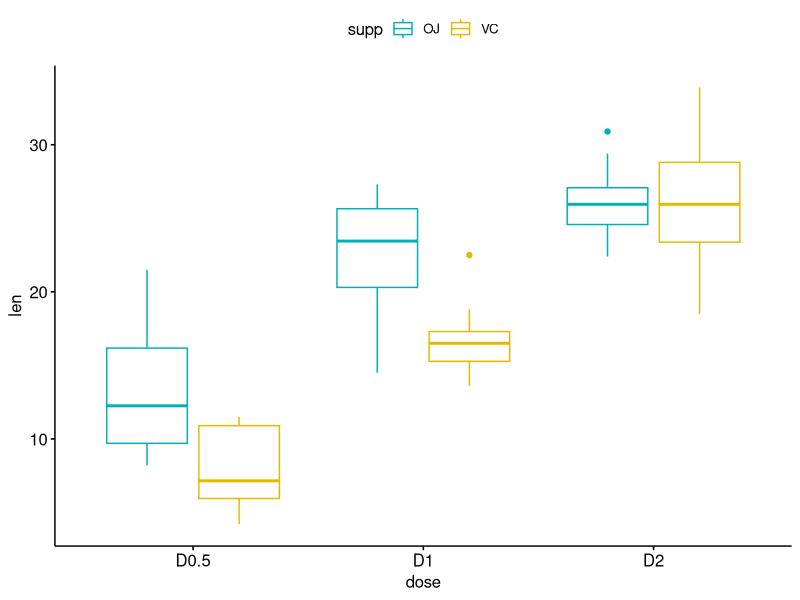
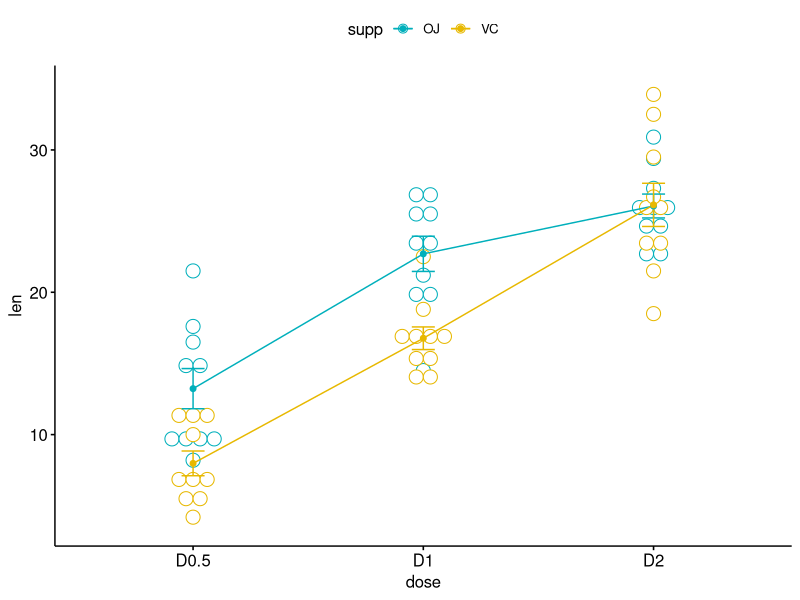
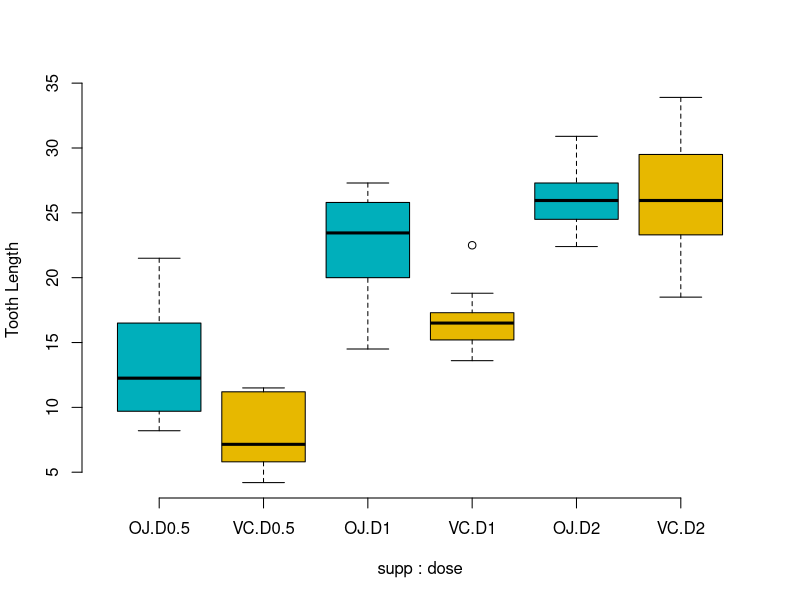
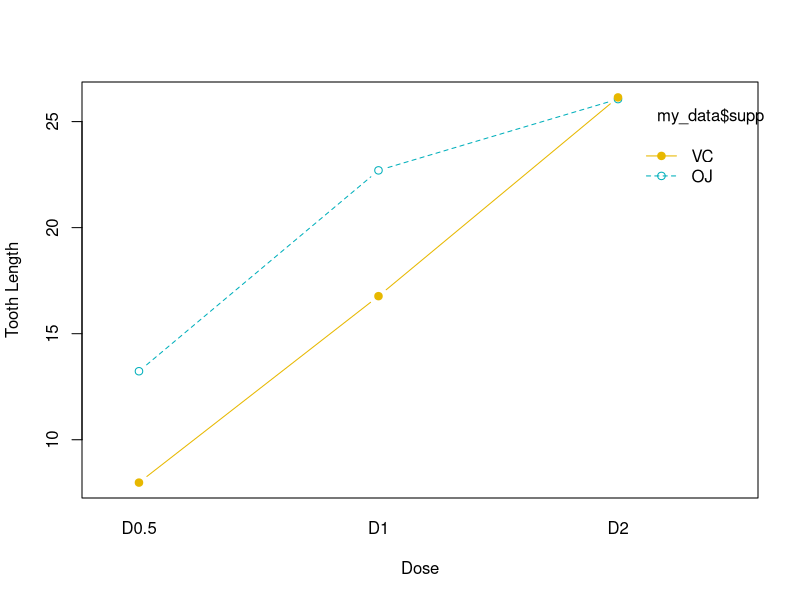

Source code (R) for these figures, in order:
## Import data to R

## If .txt tab file, use this
# my_data <- read.delim(file.choose())
## Or, if .csv file, use this
# my_data <- read.csv(file.choose())


## use the built-in R data set named ToothGrowth. It contains data from a study evaluating 
## the effect of vitamin C on tooth growth in Guinea pigs. The experiment has been performed 
## on 60 pigs, where each animal received one of three dose levels of vitamin C (0.5, 1, and 2 mg/day)
## by one of two delivery methods, (orange juice or ascorbic acid (a form of vitamin C and coded as VC).
## Tooth length was measured and a sample of the data is shown below.

## Store the data in the variable my_data
my_data <- ToothGrowth

## To get an idea of what the data look like, we display a random sample of the data using the function: 
## sample_n()[in dplyr package].
# install.packages("dplyr")

## Show a random sample
set.seed(1234)
dplyr::sample_n(my_data, 10)

## Check the structure
str(my_data)

## Convert dose as a factor and recode the levels as "D0.5", "D1", "D2"
my_data$dose <- factor(my_data$dose, 
                       levels = c(0.5, 1, 2),
                       labels = c("D0.5", "D1", "D2"))

## Display the beginning of the data table
head(my_data)

## Generate frequency table
table(my_data$supp, my_data$dose)


## Visualize the data

## Install for an easy ggplot2-based data visualization
# if(!require(devtools)) install.packages("devtools")
# devtools::install_github("kassambara/ggpubr")


# Box plot with multiple groups
# +++++++++++++++++++++
# Plot tooth length ("len") by groups ("dose")
# Color box plot by a second group: "supp"
library("ggpubr")
ggboxplot(my_data, x = "dose", y = "len", color = "supp",
          palette = c("#00AFBB", "#E7B800"))

# Line plots with multiple groups
# +++++++++++++++++++++++
# Plot tooth length ("len") by groups ("dose")
# Color box plot by a second group: "supp"
# Add error bars: mean_se
# (other values include: mean_sd, mean_ci, median_iqr, ....)
library("ggpubr")
ggline(my_data, x = "dose", y = "len", color = "supp",
       add = c("mean_se", "dotplot"),
       palette = c("#00AFBB", "#E7B800"))


# Box plot with two factor variables
boxplot(len ~ supp * dose, data=my_data, frame = FALSE, 
        col = c("#00AFBB", "#E7B800"), ylab="Tooth Length")

# Two-way interaction plot
interaction.plot(x.factor = my_data$dose, trace.factor = my_data$supp, 
                 response = my_data$len, fun = mean, 
                 type = "b", legend = TRUE, 
                 xlab = "Dose", ylab="Tooth Length",
                 pch=c(1,19), col = c("#00AFBB", "#E7B800"))

# Arguments used for the function interaction.plot():
# x.factor: the factor to be plotted on x axis.
# trace.factor: the factor to be plotted as lines
# response: a numeric variable giving the response
# type: the type of plot. Allowed values include p (for point only), 
# l (for line only) and b (for both point and line).


### Compute two-way ANOVA test
res.aov2 <- aov(len ~ supp + dose, data = my_data)
summary(res.aov2)

# Two-way ANOVA with interaction effect
# These two calls are equivalent
res.aov3 <- aov(len ~ supp * dose, data = my_data)
res.aov3 <- aov(len ~ supp + dose + supp:dose, data = my_data)
summary(res.aov3)


### Interpret the results
# From the ANOVA results, you can conclude the following, based on the p-values 
# and a significance level of 0.05:
#
## the p-value of supp is 0.000429 (significant), which indicates that the levels of supp 
## are associated with significant different tooth length.
## the p-value of dose is < 2e-16 (significant), which indicates that the levels of dose 
## are associated with significant different tooth length.
## the p-value for the interaction between supp*dose is 0.02 (significant), which indicates
## that the relationships between dose and tooth length depends on the supp method.


## Compute some summary statistics
require("dplyr")
group_by(my_data, supp, dose) %>%
  summarise(
    count = n(),
    mean = mean(len, na.rm = TRUE),
    sd = sd(len, na.rm = TRUE)
  )

## It’s also possible to use the function model.tables() as follow:
model.tables(res.aov3, type="means", se = TRUE)

### Multiple pairwise-comparison between the means of groups
# In ANOVA test, a significant p-value indicates that some of the group means are different,
# but we don’t know which pairs of groups are different.
# It’s possible to perform multiple pairwise-comparison, to determine if the mean difference 
# between specific pairs of group are statistically significant.

# Tukey multiple pairwise-comparisons
TukeyHSD(res.aov3, which = "dose")
# diff: difference between means of the two groups
# lwr, upr: the lower and the upper end point of the confidence interval at 95% (default)
# p adj: p-value after adjustment for the multiple comparisons.


### Pairwise t-test
# The function pairwise.t.test() can be also used to calculate pairwise comparisons between 
# group levels with corrections for multiple testing.
pairwise.t.test(my_data$len, my_data$dose,
                p.adjust.method = "BH")




